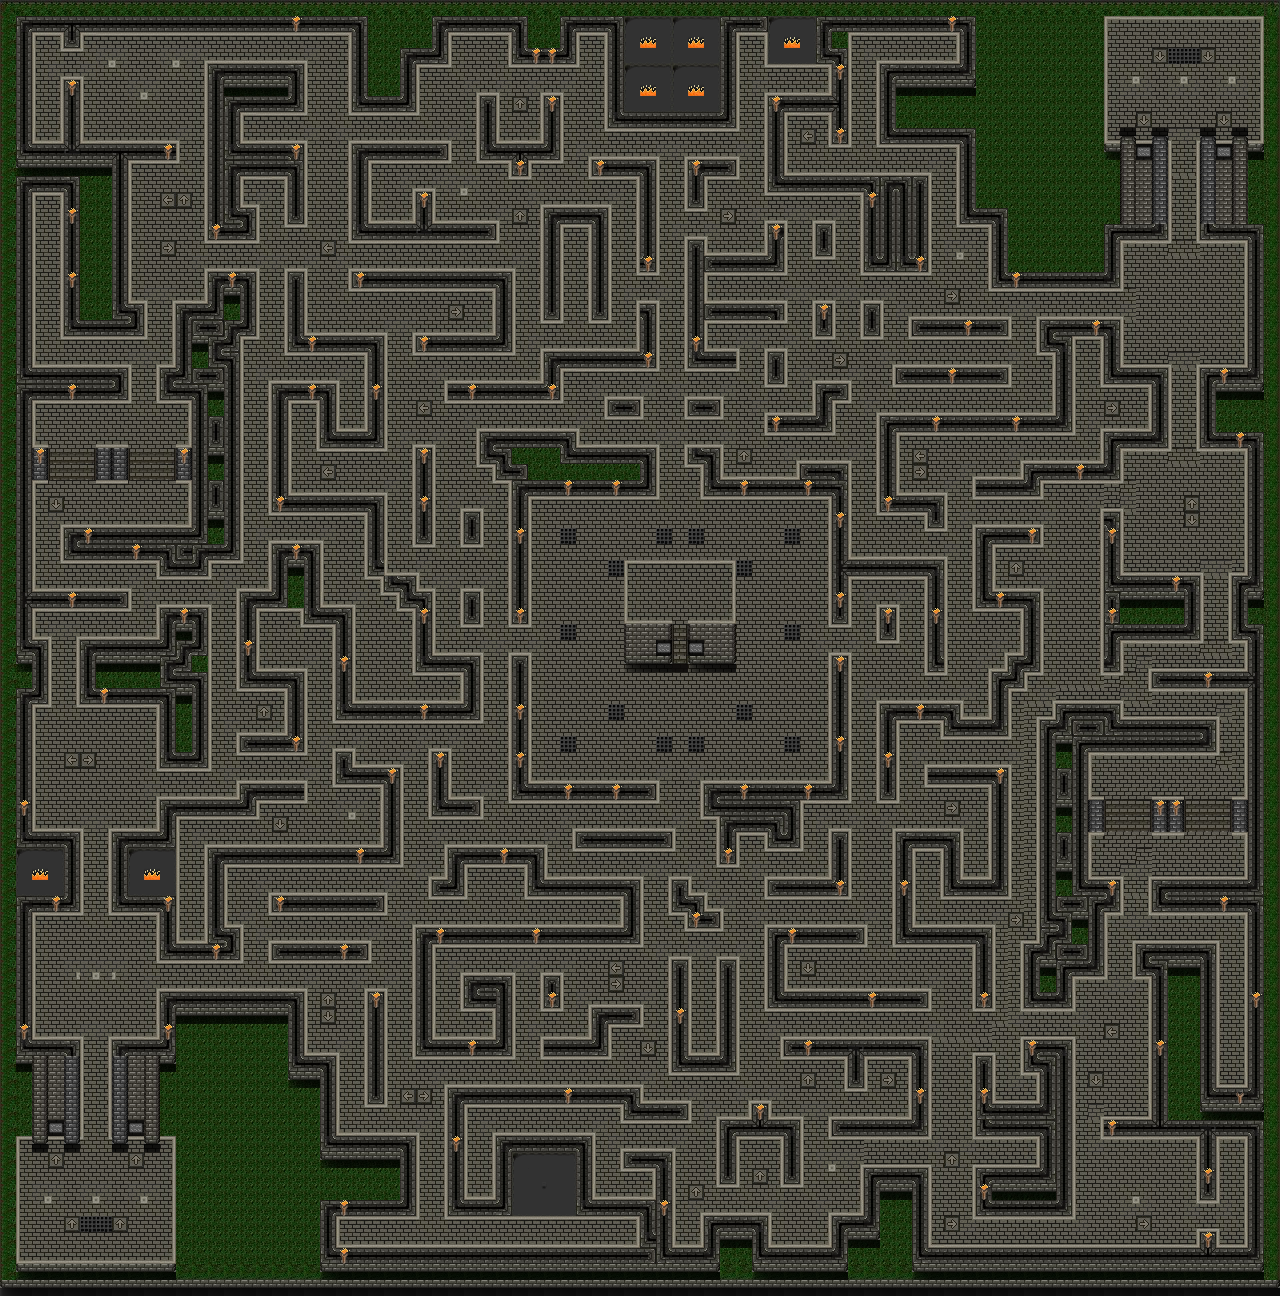

A 2D game scene composited from a Tiled map and its tileset images. What follows is a short description and the map's XML, with each tile layer's data collapsed to a summary:
An orthogonal 80x81 tile map with 16x16 px tiles, 3 tile layers (Base, Second, Third) and 462 objects (132x EnemySpawn, 33x Chest, 6x Dialog, PlayerSpawn, PlayerSpawn2, ...).

<map version="1.10" tiledversion="1.10.1" orientation="orthogonal" renderorder="right-up" width="80" height="81" tilewidth="16" tileheight="16" infinite="0" backgroundcolor="#323232" nextlayerid="19" nextobjectid="801">
 <editorsettings>
  <export target="lvl1..tmx" format="tmx" />
 </editorsettings>
 <tileset firstgid="1" name="Shhyrinth" tilewidth="16" tileheight="16" tilecount="252" columns="14">
  <image source="Shhyrinth.png" width="224" height="288" />
  <tile id="234" type="fire">
   <animation>
    <frame tileid="234" duration="100" />
    <frame tileid="235" duration="100" />
    <frame tileid="236" duration="100" />
   </animation>
  </tile>
  <tile id="239">
   <animation>
    <frame tileid="239" duration="100" />
    <frame tileid="240" duration="100" />
    <frame tileid="241" duration="100" />
    <frame tileid="242" duration="100" />
    <frame tileid="243" duration="100" />
   </animation>
  </tile>
 </tileset>
 <layer id="1" name="Base" width="80" height="81" locked="1" offsetx="3.33333e-07" offsety="0">
  <data>[6480 cells, 6480 non-empty, 67 distinct tile ids]</data>
 </layer>
 <layer id="11" name="Second" width="80" height="81" locked="1">
  <data>[6480 cells, 302 non-empty, 11 distinct tile ids]</data>
 </layer>
 <layer id="12" name="Third" width="80" height="81" locked="1">
  <data>[6480 cells, 133 non-empty, 1 distinct tile ids]</data>
 </layer>
 <objectgroup id="16" name="Collisions" locked="1">
  <object id="48" x="3" y="1136" width="17" height="128" />
  <object id="49" x="172" y="1136" width="27" height="128" />
  <object id="50" x="16" y="1136" width="68" height="4" />
  <object id="51" x="108" y="1136" width="68" height="4" />
  <object id="52" x="16" y="1260" width="160" height="20" />
  <object id="55" x="34" y="1140">
   <polygon points="0,0 0,2 1.5,4 10.5,4 12,2 12,0" />
  </object>
  <object id="62" x="66" y="1140">
   <polygon points="0,0 0,2 1.5,4 10.5,4 12,2 12,0" />
  </object>
  <object id="63" x="114" y="1140">
   <polygon points="0,0 0,2 1.5,4 10.5,4 12,2 12,0" />
  </object>
  <object id="64" x="146" y="1140">
   <polygon points="0,0 0,2 1.5,4 10.5,4 12,2 12,0" />
  </object>
  <object id="123" x="176" y="444" width="16" height="40" />
  <object id="124" x="96" y="444" width="32" height="40" />
  <object id="126" x="32" y="444" width="16" height="40" />
  <object id="200" x="492" y="1132" width="104" height="19" />
  <object id="203" x="108" y="1036" width="52" height="100" />
  <object id="204" x="32" y="1036" width="52" height="100" />
  <object id="206" x="156" y="988" width="152" height="68" />
  <object id="215" x="12" y="32" width="24" height="1004" />
  <object id="216" x="36" y="828" width="48" height="88" />
  <object id="219" x="108" y="828" width="21" height="88" />
  <object id="221" x="204" y="924" width="40" height="40" />
  <object id="225" x="180" y="796" width="80" height="24" />
  <object id="226" x="236" y="780" width="72" height="24" />
  <object id="228" x="156" y="940" width="48" height="24" />
  <object id="230" x="204" y="844" width="24" height="80" />
  <object id="231" x="156" y="604" width="56" height="168" />
  <object id="232" x="76" y="636" width="80" height="72" />
  <object id="233" x="31" y="588" width="101" height="24" />
  <object id="235" x="60" y="524" width="184" height="40" />
  <object id="236" x="156" y="564" width="56" height="16" />
  <object id="237" x="188" y="300" width="56" height="224" />
  <object id="239" x="156" y="364" width="32" height="40" />
  <object id="240" x="36" y="364" width="96" height="40" />
  <object id="241" x="60" y="76" width="24" height="264" />
  <object id="243" x="36" y="176" width="44" height="20" />
  <object id="244" x="112" y="300" width="36" height="40" />
  <object id="245" x="84" y="320" width="28" height="20" />
  <object id="246" x="172" y="300" width="16" height="64" />
  <object id="247" x="16" y="140" width="164" height="24" />
  <object id="248" x="112" y="164" width="20" height="136" />
  <object id="249" x="36" y="18" width="732" height="18" />
  <object id="250" x="60" y="36" width="24" height="16" />
  <object id="251" x="204" y="268" width="56" height="72" />
  <object id="252" x="204" y="205" width="56" height="39" />
  <object id="253" x="284" y="140" width="24" height="88" />
  <object id="254" x="204" y="60" width="40" height="145" />
  <object id="255" x="244" y="140" width="40" height="40" />
  <object id="256" x="244" y="60" width="64" height="56" />
  <object id="258" x="348" y="36" width="72" height="80" />
  <object id="259" x="308" y="1052" width="32" height="84" />
  <object id="262" x="340" y="1132" width="80" height="88" />
  <object id="263" x="320" y="1200" width="20" height="48" />
  <object id="264" x="36" y="636" width="16" height="72" />
  <object id="266" x="335" y="1244" width="913" height="20" />
  <object id="269" x="444" y="1196" width="69" height="24" />
  <object id="270" x="636" y="1220" width="40" height="24" />
  <object id="271" x="364" y="988" width="24" height="120" />
  <object id="272" x="268" y="940" width="104" height="24" />
  <object id="273" x="268" y="892" width="120" height="24" />
  <object id="274" x="204" y="844" width="200" height="24" />
  <object id="276" x="236" y="732" width="72" height="24" />
  <object id="277" x="284" y="668" width="24" height="64" />
  <object id="278" x="236" y="668" width="48" height="24" />
  <object id="279" x="236" y="588" width="24" height="80" />
  <object id="280" x="1244" y="240" width="18" height="1008" />
  <object id="281" x="284" y="268" width="24" height="88" />
  <object id="282" x="268" y="380" width="24" height="136" />
  <object id="283" x="308" y="332" width="80" height="24" />
  <object id="284" x="364" y="356" width="24" height="96" />
  <object id="285" x="316" y="428" width="48" height="24" />
  <object id="286" x="292" y="380" width="48" height="24" />
  <object id="288" x="316" y="404" width="24" height="24" />
  <object id="289" x="332" y="748" width="24" height="40" />
  <object id="290" x="380" y="764" width="24" height="80" />
  <object id="292" x="356" y="764" width="24" height="24" />
  <object id="293" x="332" y="700" width="151" height="24" />
  <object id="295" x="332" y="604" width="24" height="96" />
  <object id="296" x="268" y="540" width="56" height="72" />
  <object id="297" x="260" y="588" width="8" height="24" />
  <object id="298" x="300" y="604" width="32" height="24" />
  <object id="299" x="428" y="748" width="24" height="72" />
  <object id="300" x="452" y="796" width="32" height="24" />
  <object id="302" x="460" y="652" width="23" height="48" />
  <object id="304" x="412" y="652" width="48" height="24" />
  <object id="305" x="412" y="588" width="24" height="64" />
  <object id="306" x="396" y="572" width="24" height="40" />
  <object id="307" x="380" y="572" width="24" height="24" />
  <object id="308" x="364" y="492" width="24" height="88" />
  </objectgroup>
 <objectgroup id="17" name="Spawns" locked="1">
  <!-- 175 objects omitted --></objectgroup>
 <objectgroup id="18" name="Objects" locked="1">
  <!-- 41 objects omitted --></objectgroup>
</map>
<!-- 375 of 462 objects omitted -->